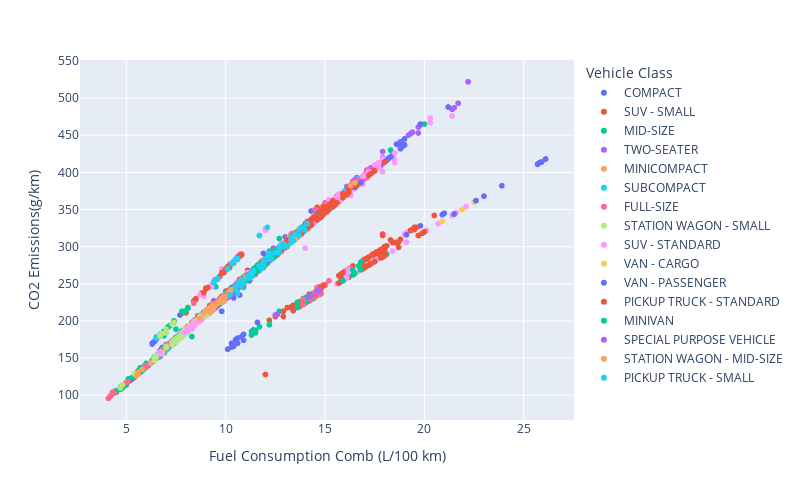

Notebook cell for this chart:
### Code cell
# plotly scatter
fig = make_subplots()
px.scatter(data_frame=df_co2, 
            x='Fuel Consumption Comb (L/100 km)', 
            y='CO2 Emissions(g/km)',
            color='Vehicle Class',
            width=800, height=500)

### Figure 1 — Plotly figure (JSON) as saved in the notebook; plotly's stock layout.template omitted (floating-point values rounded to 4 significant figures; data arrays with more than 128 entries replaced by an {"elided": "..."} marker saying what was removed)
{"data": [{"hovertemplate": "Vehicle Class=COMPACT<br>Fuel Consumption Comb (L/100 km)=%{x}<br>CO2 Emissions(g/km)=%{y}<extra></extra>", "legendgroup": "COMPACT", "marker": {"color": "#636efa", "symbol": "circle"}, "mode": "markers", "name": "COMPACT", "showlegend": true, "type": "scattergl", "x": {"elided": "1022 float values"}, "xaxis": "x", "y": {"elided": "1022 int values"}, "yaxis": "y"}, {"hovertemplate": "Vehicle Class=SUV - SMALL<br>Fuel Consumption Comb (L/100 km)=%{x}<br>CO2 Emissions(g/km)=%{y}<extra></extra>", "legendgroup": "SUV - SMALL", "marker": {"color": "#EF553B", "symbol": "circle"}, "mode": "markers", "name": "SUV - SMALL", "showlegend": true, "type": "scattergl", "x": {"elided": "1217 float values"}, "xaxis": "x", "y": {"elided": "1217 int values"}, "yaxis": "y"}, {"hovertemplate": "Vehicle Class=MID-SIZE<br>Fuel Consumption Comb (L/100 km)=%{x}<br>CO2 Emissions(g/km)=%{y}<extra></extra>", "legendgroup": "MID-SIZE", "marker": {"color": "#00cc96", "symbol": "circle"}, "mode": "markers", "name": "MID-SIZE", "showlegend": true, "type": "scattergl", "x": {"elided": "1133 float values"}, "xaxis": "x", "y": {"elided": "1133 int values"}, "yaxis": "y"}, {"hovertemplate": "Vehicle Class=TWO-SEATER<br>Fuel Consumption Comb (L/100 km)=%{x}<br>CO2 Emissions(g/km)=%{y}<extra></extra>", "legendgroup": "TWO-SEATER", "marker": {"color": "#ab63fa", "symbol": "circle"}, "mode": "markers", "name": "TWO-SEATER", "showlegend": true, "type": "scattergl", "x": {"elided": "460 float values"}, "xaxis": "x", "y": {"elided": "460 int values"}, "yaxis": "y"}, {"hovertemplate": "Vehicle Class=MINICOMPACT<br>Fuel Consumption Comb (L/100 km)=%{x}<br>CO2 Emissions(g/km)=%{y}<extra></extra>", "legendgroup": "MINICOMPACT", "marker": {"color": "#FFA15A", "symbol": "circle"}, "mode": "markers", "name": "MINICOMPACT", "showlegend": true, "type": "scattergl", "x": {"elided": "326 float values"}, "xaxis": "x", "y": {"elided": "326 int values"}, "yaxis": "y"}, {"hovertemplate": "Vehicle Class=SUBCOMPACT<br>Fuel Consumption Comb (L/100 km)=%{x}<br>CO2 Emissions(g/km)=%{y}<extra></extra>", "legendgroup": "SUBCOMPACT", "marker": {"color": "#19d3f3", "symbol": "circle"}, "mode": "markers", "name": "SUBCOMPACT", "showlegend": true, "type": "scattergl", "x": {"elided": "606 float values"}, "xaxis": "x", "y": {"elided": "606 int values"}, "yaxis": "y"}, {"hovertemplate": "Vehicle Class=FULL-SIZE<br>Fuel Consumption Comb (L/100 km)=%{x}<br>CO2 Emissions(g/km)=%{y}<extra></extra>", "legendgroup": "FULL-SIZE", "marker": {"color": "#FF6692", "symbol": "circle"}, "mode": "markers", "name": "FULL-SIZE", "showlegend": true, "type": "scattergl", "x": {"elided": "639 float values"}, "xaxis": "x", "y": {"elided": "639 int values"}, "yaxis": "y"}, {"hovertemplate": "Vehicle Class=STATION WAGON - SMALL<br>Fuel Consumption Comb (L/100 km)=%{x}<br>CO2 Emissions(g/km)=%{y}<extra></extra>", "legendgroup": "STATION WAGON - SMALL", "marker": {"color": "#B6E880", "symbol": "circle"}, "mode": "markers", "name": "STATION WAGON - SMALL", "showlegend": true, "type": "scattergl", "x": {"elided": "252 float values"}, "xaxis": "x", "y": {"elided": "252 int values"}, "yaxis": "y"}, {"hovertemplate": "Vehicle Class=SUV - STANDARD<br>Fuel Consumption Comb (L/100 km)=%{x}<br>CO2 Emissions(g/km)=%{y}<extra></extra>", "legendgroup": "SUV - STANDARD", "marker": {"color": "#FF97FF", "symbol": "circle"}, "mode": "markers", "name": "SUV - STANDARD", "showlegend": true, "type": "scattergl", "x": {"elided": "735 float values"}, "xaxis": "x", "y": {"elided": "735 int values"}, "yaxis": "y"}, {"hovertemplate": "Vehicle Class=VAN - CARGO<br>Fuel Consumption Comb (L/100 km)=%{x}<br>CO2 Emissions(g/km)=%{y}<extra></extra>", "legendgroup": "VAN - CARGO", "marker": {"color": "#FECB52", "symbol": "circle"}, "mode": "markers", "name": "VAN - CARGO", "showlegend": true, "type": "scattergl", "x": [15.1, 15.9, 20.9, 16.5, 21.5, 16.5, 21.5, 16.5, 22.6, 16.2, 21.9, 17.2, 22.5, 15.1, 15.9, 20.9, 16.5, 21.5, 16.5, 21.5, 16.5, 22.6], "xaxis": "x", "y": [347, 366, 334, 380, 344, 380, 344, 380, 362, 373, 350, 396, 360, 347, 366, 334, 380, 344, 380, 344, 380, 362], "yaxis": "y"}, {"hovertemplate": "Vehicle Class=VAN - PASSENGER<br>Fuel Consumption Comb (L/100 km)=%{x}<br>CO2 Emissions(g/km)=%{y}<extra></extra>", "legendgroup": "VAN - PASSENGER", "marker": {"color": "#636efa", "symbol": "circle"}, "mode": "markers", "name": "VAN - PASSENGER", "showlegend": true, "type": "scattergl", "x": [16.5, 21.5, 16.5, 22.6, 18.0, 18.8, 25.7, 18.2, 18.9, 25.8, 16.8, 23.0, 21.2, 18.3, 23.9, 16.5, 21.5, 16.5, 22.6, 18.0, 18.8, 25.7, 18.2, 18.9, 25.8, 18.0, 18.8, 18.8, 25.9, 18.1, 19.0, 19.0, 26.1, 14.7, 14.8, 19.7, 18.0, 18.8, 18.8, 25.9, 18.1, 19.0, 19.0, 26.1, 18.8, 19.8, 14.6, 15.2, 21.0, 18.8, 19.8, 18.6, 19.0, 14.6, 15.1, 20.9, 18.6, 19.0, 14.7, 15.1, 14.7, 15.2, 14.5, 19.1, 15.0, 19.8], "xaxis": "x", "y": [380, 344, 380, 362, 414, 432, 411, 419, 435, 413, 386, 368, 488, 421, 382, 380, 344, 380, 362, 414, 432, 411, 419, 435, 413, 414, 432, 432, 414, 416, 437, 437, 418, 338, 340, 315, 414, 432, 432, 414, 416, 437, 437, 418, 441, 465, 342, 356, 345, 441, 465, 438, 445, 344, 354, 343, 438, 445, 345, 354, 346, 355, 340, 316, 352, 328], "yaxis": "y"}, {"hovertemplate": "Vehicle Class=PICKUP TRUCK - STANDARD<br>Fuel Consumption Comb (L/100 km)=%{x}<br>CO2 Emissions(g/km)=%{y}<extra></extra>", "legendgroup": "PICKUP TRUCK - STANDARD", "marker": {"color": "#EF553B", "symbol": "circle"}, "mode": "markers", "name": "PICKUP TRUCK - STANDARD", "showlegend": true, "type": "scattergl", "x": {"elided": "538 float values"}, "xaxis": "x", "y": {"elided": "538 int values"}, "yaxis": "y"}, {"hovertemplate": "Vehicle Class=MINIVAN<br>Fuel Consumption Comb (L/100 km)=%{x}<br>CO2 Emissions(g/km)=%{y}<extra></extra>", "legendgroup": "MINIVAN", "marker": {"color": "#00cc96", "symbol": "circle"}, "mode": "markers", "name": "MINIVAN", "showlegend": true, "type": "scattergl", "x": [12.0, 16.8, 11.8, 16.5, 10.6, 12.0, 9.7, 9.8, 11.1, 11.4, 15.9, 11.3, 12.4, 12.1, 12.0, 16.8, 11.8, 16.4, 10.6, 11.6, 11.4, 12.5, 9.6, 9.8, 10.5, 11.4, 15.9, 11.4, 12.5, 12.0, 16.8, 11.8, 16.4, 10.6, 11.6, 11.4, 12.5, 9.7, 9.8, 11.4, 12.5, 10.9, 10.6, 11.8, 16.7, 10.7, 11.6, 11.4, 12.5, 9.6, 9.8, 10.9, 11.7, 10.9, 10.6, 11.8, 16.7, 10.7, 10.6, 11.6, 11.4, 12.5, 10.9, 11.7, 10.9, 10.6, 11.8, 16.7, 10.7, 10.6, 11.5, 10.8, 11.7, 10.6, 10.6, 11.8, 10.6, 11.5, 11.0, 11.7], "xaxis": "x", "y": [276, 269, 271, 264, 244, 276, 223, 225, 255, 262, 254, 260, 285, 278, 276, 269, 271, 262, 244, 267, 262, 288, 221, 225, 242, 262, 254, 262, 288, 282, 279, 276, 269, 250, 275, 269, 296, 226, 229, 267, 290, 257, 249, 276, 274, 251, 275, 269, 296, 226, 230, 255, 274, 259, 249, 276, 274, 252, 247, 275, 269, 296, 256, 274, 259, 249, 276, 274, 252, 247, 272, 254, 274, 249, 249, 276, 248, 271, 259, 274], "yaxis": "y"}, {"hovertemplate": "Vehicle Class=SPECIAL PURPOSE VEHICLE<br>Fuel Consumption Comb (L/100 km)=%{x}<br>CO2 Emissions(g/km)=%{y}<extra></extra>", "legendgroup": "SPECIAL PURPOSE VEHICLE", "marker": {"color": "#ab63fa", "symbol": "circle"}, "mode": "markers", "name": "SPECIAL PURPOSE VEHICLE", "showlegend": true, "type": "scattergl", "x": [9.5, 9.9, 10.1, 10.4, 10.2, 12.2, 9.3, 9.4, 9.4, 9.9, 10.2, 10.4, 10.1, 12.2, 9.4, 9.8, 9.4, 9.5, 10.4, 10.4, 14.2, 10.7, 10.7, 14.6, 10.7, 10.7, 14.6, 11.4, 12.7, 10.2, 10.9, 9.4, 9.8, 9.4, 10.4, 14.2, 10.8, 14.7, 12.7, 10.2, 10.5, 9.4, 9.9, 9.3, 10.4, 14.3, 10.7, 14.7, 12.7, 10.7, 11.4, 9.3, 9.9, 9.3, 9.3, 12.6, 10.6, 9.2, 9.2, 12.5, 10.7, 12.7, 10.7, 10.5, 11.4, 9.3, 9.9, 9.3, 12.6, 9.3, 10.6, 9.2, 9.2, 12.5, 10.7, 9.3, 9.9], "xaxis": "x", "y": [218, 228, 232, 239, 235, 281, 214, 216, 216, 228, 235, 239, 232, 281, 216, 225, 220, 223, 243, 243, 233, 252, 252, 240, 252, 252, 240, 268, 298, 233, 248, 220, 231, 220, 244, 234, 253, 242, 298, 240, 248, 220, 232, 218, 244, 234, 251, 241, 298, 251, 268, 218, 232, 219, 219, 209, 247, 214, 214, 208, 251, 297, 251, 248, 268, 218, 232, 219, 209, 219, 247, 214, 214, 208, 251, 218, 232], "yaxis": "y"}, {"hovertemplate": "Vehicle Class=STATION WAGON - MID-SIZE<br>Fuel Consumption Comb (L/100 km)=%{x}<br>CO2 Emissions(g/km)=%{y}<extra></extra>", "legendgroup": "STATION WAGON - MID-SIZE", "marker": {"color": "#FFA15A", "symbol": "circle"}, "mode": "markers", "name": "STATION WAGON - MID-SIZE", "showlegend": true, "type": "scattergl", "x": [9.2, 9.3, 10.5, 13.5, 13.5, 5.5, 9.3, 9.3, 10.8, 13.3, 9.4, 9.8, 9.9, 5.6, 9.0, 9.3, 13.3, 10.8, 9.8, 9.9, 5.6, 8.9, 11.0, 9.8, 9.9, 5.8, 8.7, 9.4, 9.4, 13.3, 9.6, 9.5, 11.1, 9.8, 9.9, 5.8, 9.3, 9.2, 9.6, 10.2, 12.7, 9.6, 10.8, 10.2, 10.3, 16.3, 9.4, 10.0, 12.7, 10.2, 10.3, 16.5, 16.5], "xaxis": "x", "y": [212, 214, 242, 310, 310, 126, 214, 214, 248, 306, 216, 225, 228, 129, 214, 220, 310, 253, 230, 232, 131, 210, 259, 230, 232, 135, 204, 219, 221, 312, 225, 222, 261, 230, 232, 135, 216, 214, 224, 239, 299, 225, 254, 240, 242, 382, 219, 233, 299, 240, 242, 386, 386], "yaxis": "y"}, {"hovertemplate": "Vehicle Class=PICKUP TRUCK - SMALL<br>Fuel Consumption Comb (L/100 km)=%{x}<br>CO2 Emissions(g/km)=%{y}<extra></extra>", "legendgroup": "PICKUP TRUCK - SMALL", "marker": {"color": "#19d3f3", "symbol": "circle"}, "mode": "markers", "name": "PICKUP TRUCK - SMALL", "showlegend": true, "type": "scattergl", "x": {"elided": "159 float values"}, "xaxis": "x", "y": {"elided": "159 int values"}, "yaxis": "y"}], "layout": {"height": 500, "legend": {"title": {"text": "Vehicle Class"}, "tracegroupgap": 0}, "margin": {"t": 60}, "width": 800, "xaxis": {"anchor": "y", "domain": [0, 1], "title": {"text": "Fuel Consumption Comb (L/100 km)"}}, "yaxis": {"anchor": "x", "domain": [0, 1], "title": {"text": "CO2 Emissions(g/km)"}}}}
